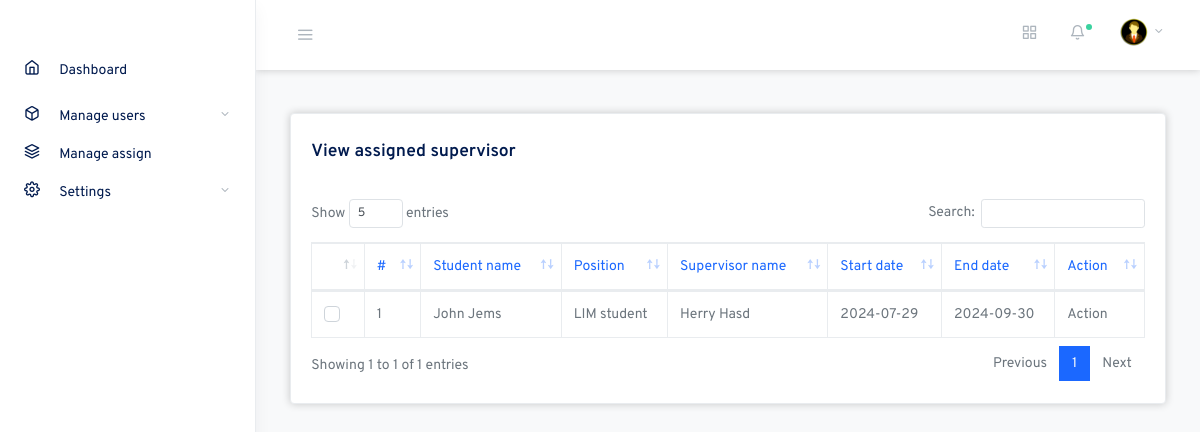
The page /supervisor/assignedSupervisor.php (signed in) on the database its author committed.
### tables this page shows
CREATE TABLE `assignedSupervisor` (
  `id` int(11) NOT NULL,
  `requestID` int(11) NOT NULL,
  `industrialSupervisor` varchar(50) NOT NULL,
  `academicSupervisor` varchar(50) NOT NULL
);

CREATE TABLE `student` (
  `regNo` varchar(45) NOT NULL,
  `firstName` varchar(30) NOT NULL,
  `lastName` varchar(30) NOT NULL,
  `phoneNumber` varchar(20) NOT NULL,
  `instituteName` varchar(80) NOT NULL
);

CREATE TABLE `post` (
  `postID` int(11) NOT NULL,
  `position` varchar(45) NOT NULL,
  `description` text NOT NULL,
  `amount` int(11) NOT NULL,
  `postDate` datetime NOT NULL,
  `endDate` datetime NOT NULL,
  `officeName` varchar(80) NOT NULL,
  `status` varchar(20) NOT NULL DEFAULT 'Opening'
);

CREATE TABLE `supervisor` (
  `employeeID` varchar(50) NOT NULL,
  `firstName` varchar(30) NOT NULL,
  `lastName` varchar(30) NOT NULL,
  `phoneNumber` varchar(20) NOT NULL,
  `officeName` varchar(80) NOT NULL
);

CREATE TABLE `request` (
  `requestID` int(11) NOT NULL,
  `studentID` varchar(45) NOT NULL,
  `postID` int(11) NOT NULL,
  `startDate` date NOT NULL,
  `endDate` date NOT NULL,
  `statuss` varchar(15) NOT NULL DEFAULT 'Pending'
);

### supervisor/assignedSupervisor.php (the view, shortened to what this page needs)
<?php
    include "inc/header.php";
?>
  <body class="vertical  light  ">
    <div class="wrapper">
     <?php
        include "inc/topHeader.php";
        include "inc/sideBar.php";
     ?>
<main role="main" class="main-content">
        <div class="container-fluid">
          <div class="row justify-content-center">
            <div class="col-12">
              <div class="row my-4">
                <div class="col-md-12">
                  <div class="card " style="box-shadow: 0 0 .5rem rgba(0, 0, 0, .2); ">
                    <div class="card-body">
                      <div class="row mt-2 mb-4">
                        <div class="col-md-10"><h5 class="card-title ">View assigned supervisor </h5></div>
                        <div class="col-md-2">  </div>
                      </div>
                      <table class="table datatables table-bordered table-hover" id="dataTable-1">
                        <thead>
                          <tr>
                            <th></th>
                            <th class="text-primary">#</th>
                            <th class="text-primary">Student name</th>
                            <th class="text-primary">Position</th>
                            <th class="text-primary">Supervisor name</th>
                            <th class="text-primary">Start date</th>
                            <th class="text-primary">End date</th>
                            <th class="text-primary">Action</th>
                          </tr>
                        </thead>
                        <tbody>
                        <?php
                              $post = "";
                              if ($_SESSION['role'] == "Industrial Cordinator") {
                                $post = $con->prepare("select asn.*, stu.firstName as first, stu.lastName as last, sup.*, req.*, po.position from assignedSupervisor asn JOIN request req ON  asn.requestID = req.requestID JOIN post po ON po.postID = req.postID JOIN student stu ON stu.regNo = req.studentID JOIN supervisor sup ON sup.employeeID = asn.industrialSupervisor where sup.officeName = ? order by id desc   ");
                              } else {
                                $post = $con->prepare("select asn.*, stu.firstName as first, stu.lastName as last, sup.*, req.*, po.position from assignedSupervisor asn JOIN request req ON  asn.requestID = req.requestID JOIN post po ON po.postID = req.postID JOIN student stu ON stu.regNo = req.studentID JOIN supervisor sup ON sup.employeeID = asn.academicSupervisor where sup.officeName = ? order by id desc   ");
                              }
                                $no = 1;
                                $post->execute(array($capture->officeName));
                                while ($row = $post->fetch(PDO::FETCH_OBJ))
                                {
                        ?>
                          <tr>
                            <td>
                              <div class="custom-control custom-checkbox">
                              </div>
                            </td>
                            <td><?php echo $no ; ?></td>
                            <td><?php echo ucwords($row->first." ".$row->last); ?></td>
                            <td><?php echo $row->position; ?></td>
                            <td><?php echo ucwords($row->firstName." ".$row->lastName); ?></td>
                            <td><?php echo $row->startDate; ?></td>
                            <td><?php echo $row->endDate; ?></td>
                            <td>Action</td>
                          </tr>
                        <?php $no +=1; } ?>
                        </tbody>
                      </table>
                    </div>
                  </div>
                </div>
              </div>
            </div>
          </div>
        </div>
      </main>
    </div>
  </body>
</html>

### rows shown on the page
assignedsupervisor: student.firstName+lastName "John Jems", post.position "LIM student", supervisor.firstName+lastName "Herry Hasd", requestID.startDate "2024-07-29", requestID.endDate "2024-09-30"
